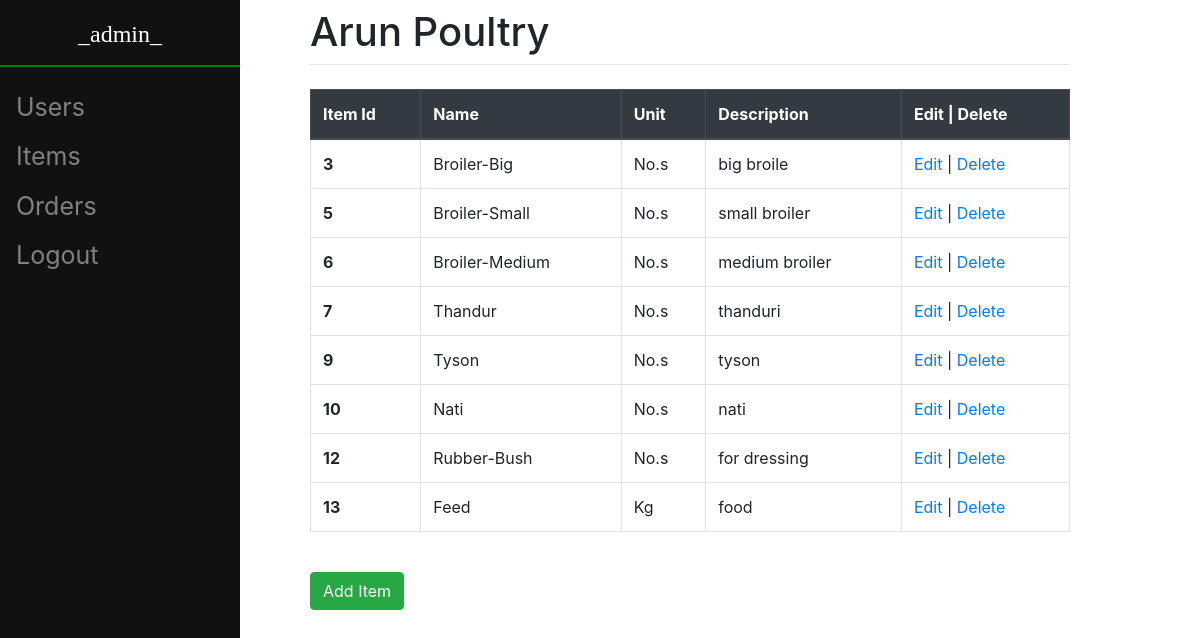
The app's page /item/view/ (signed in), older data.
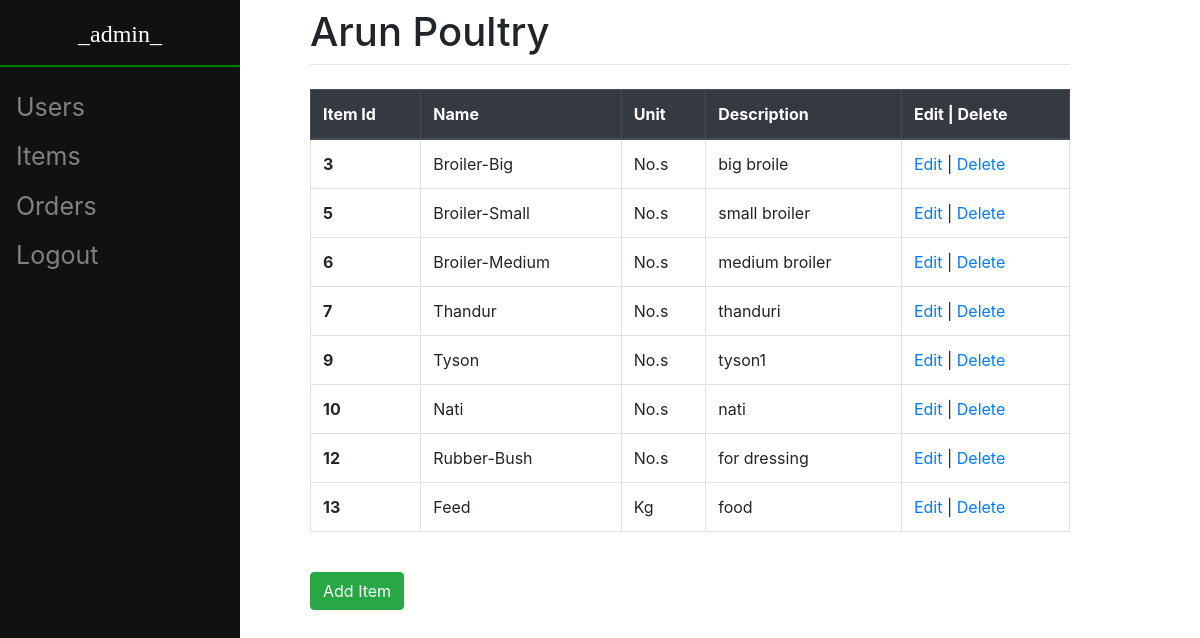
The same page, newer data.
### item/models.py (models this page shows, shortened)
class Item(models.Model):
	name = models.CharField(max_length = 50, unique = True)
	desc = models.CharField(max_length = 100)
	unit = models.CharField(max_length = 10, default = "No.s")

### item/views.py (the view)
# urls.py: path("view/", views.ItemListView.as_view(), name = "item_view"),
class ItemListView(LRM, ListView):
    model = Item
    template_name = "item/item_list_form.html"
    def get(self, response):
        priv = get_object_or_404(User_Type, user = response.user).privilege
        if priv == False:
            return redirect("/logout/")
        items = Item.objects.all().order_by('id')
        ctx = {'privilege' : priv, 'item_list' : items}
        return render(response, self.template_name, ctx)

### item/templates/item/item_list_form.html (shortened to what this page needs)
{% extends 'orders/base.html' %}
{% block content %}
    {% if privilege == True %}
        {% if item_list %}
            <table class = "table table-bordered table-hover">
                <thead class="thead-dark">
                    <tr>
                        <th scope="col">Item Id</th>
                        <th scope="col">Name</th>
                        <th scope="col">Unit</th>
                        <th scope="col">Description</th>
                        <th scope="col">Edit | Delete</th>
                    </tr>
                </thead>
                <tbody>
                    {% for it in item_list %}
                        <tr>
                            <th scope="row"> {{ it.id }} </th>
                            <td> {{ it.name }} </td>
                            <td> {{ it.unit }} </td>
                            <td> {{ it.desc }} </td>
                            <td><a href = "{% url 'item:item_update' it.id %}">Edit</a> | <a href = "{% url 'item:item_delete' it.id %}">Delete</a></td>
                        </tr>
                    {% endfor %}
                </tbody>
            </table>
        {% endif %}
        <br>
        <form method = "get" action = "/item/create/" class = "form-group">
            <button type="submit", name="newItem", value="newItem", class = "btn btn-success">Add Item</button>
        </form>
    {% endif %}
{% endblock %}

Row changes from the older to the newer data that the page shows:
changed Item "Tyson": desc "tyson" → "tyson1"
